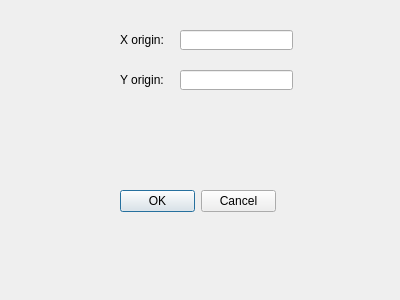
<?xml version="1.0" encoding="UTF-8"?>
<ui version="4.0">
 <class>Move</class>
 <widget class="QWidget" name="Move">
  <property name="geometry">
   <rect>
    <x>0</x>
    <y>0</y>
    <width>400</width>
    <height>300</height>
   </rect>
  </property>
  <property name="windowTitle">
   <string>Form</string>
  </property>
  <widget class="QDialogButtonBox" name="confirmMove">
   <property name="geometry">
    <rect>
     <x>120</x>
     <y>190</y>
     <width>156</width>
     <height>23</height>
    </rect>
   </property>
   <property name="standardButtons">
    <set>QDialogButtonBox::Cancel|QDialogButtonBox::Ok</set>
   </property>
  </widget>
  <widget class="QLineEdit" name="semiMinorAxis">
   <property name="geometry">
    <rect>
     <x>180</x>
     <y>70</y>
     <width>113</width>
     <height>20</height>
    </rect>
   </property>
  </widget>
  <widget class="QLineEdit" name="semiMajorAxis">
   <property name="geometry">
    <rect>
     <x>180</x>
     <y>30</y>
     <width>113</width>
     <height>20</height>
    </rect>
   </property>
  </widget>
  <widget class="QLabel" name="label_4">
   <property name="geometry">
    <rect>
     <x>120</x>
     <y>29</y>
     <width>61</width>
     <height>21</height>
    </rect>
   </property>
   <property name="text">
    <string>X origin:</string>
   </property>
  </widget>
  <widget class="QLabel" name="label_5">
   <property name="geometry">
    <rect>
     <x>120</x>
     <y>69</y>
     <width>61</width>
     <height>21</height>
    </rect>
   </property>
   <property name="text">
    <string>Y origin:</string>
   </property>
  </widget>
 </widget>
 <resources/>
 <connections/>
</ui>
